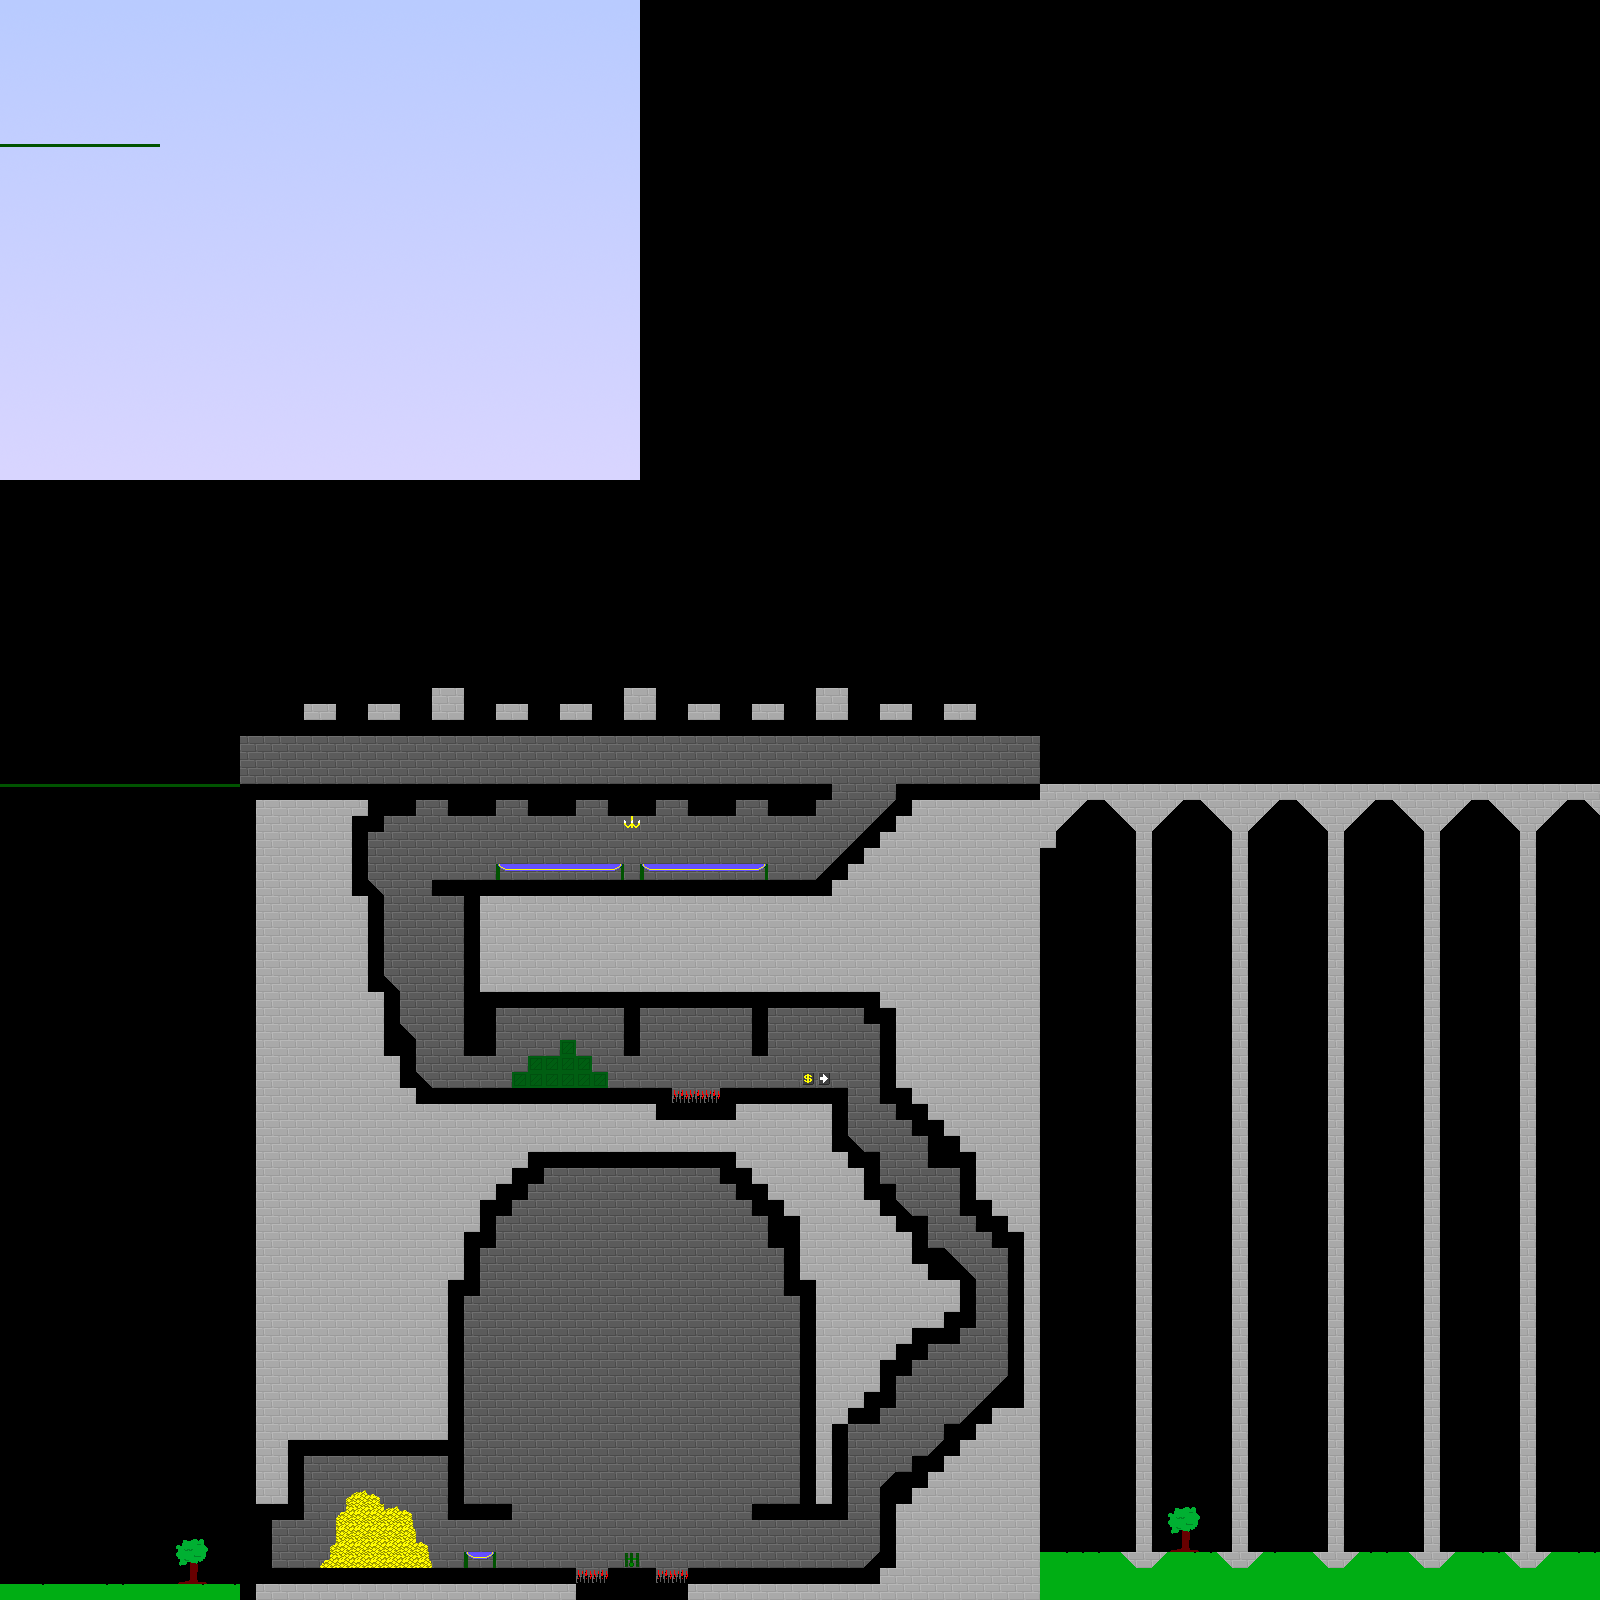

This is a level from a 2D game, rendered from its Tiled map with the project's own tilesets. A one-line summary and the map file follow, with tile-layer data summarised:
An orthogonal 100x100 tile map with 16x16 px tiles, 5 tile layers (castle bg, level, top level, collision, ...), 2 tilesets, 1 image layer and 18 objects (8x fatAsshole, 2x spike, 2x spider, confiscateDude, healthpotion, ...).

<map version="1.0" orientation="orthogonal" width="100" height="100" tilewidth="16" tileheight="16">
 <tileset firstgid="1" name="tileset-castle" tilewidth="16" tileheight="16">
  <image source="../img/tileset-castle.png" width="160" height="160" />
 </tileset>
 <tileset firstgid="101" name="collision" tilewidth="16" tileheight="16">
  <image source="../img/collision.png" width="64" height="16" />
  <tile id="0">
   <properties>
    <property name="type" value="solid" />
   </properties>
  </tile>
  <tile id="1">
   <properties>
    <property name="type" value="rslope" />
   </properties>
  </tile>
  <tile id="2">
   <properties>
    <property name="type" value="lslope" />
   </properties>
  </tile>
  <tile id="3">
   <properties>
    <property name="type" value="platform" />
   </properties>
  </tile>
 </tileset>
 <imagelayer name="sky" width="100" height="100">
  <image source="../img/sky.png" />
  <properties>
   <property name="ratio" value="{&quot;x&quot;:1.0, &quot;y&quot;:0.0}" />
  </properties>
 </imagelayer>
 <layer name="castle bg" width="100" height="100">
  <data>[10000 cells, 2744 non-empty, 1 distinct tile ids]</data>
 </layer>
 <layer name="level" width="100" height="100">
  <data>[10000 cells, 1995 non-empty, 16 distinct tile ids]</data>
 </layer>
 <objectgroup name="assholes" width="100" height="100">
  <object name="fatAsshole" x="752" y="848" width="16" height="32">
   <properties>
    <property name="image" value="fatasshole" />
    <property name="snobtext" value="snob_a" />
   </properties>
  </object>
  <object name="fatAsshole" x="720" y="848" width="16" height="32">
   <properties>
    <property name="image" value="fatasshole" />
    <property name="snobtext" value="snob_b" />
   </properties>
  </object>
  <object name="fatAsshole" x="688" y="848" width="16" height="32">
   <properties>
    <property name="image" value="fatasshole" />
    <property name="snobtext" value="snob_c" />
   </properties>
  </object>
  <object name="fatAsshole" x="656" y="848" width="16" height="32">
   <properties>
    <property name="image" value="fatasshole" />
    <property name="snobtext" value="snob_d" />
   </properties>
  </object>
  <object name="fatAsshole" x="592" y="848" width="16" height="32">
   <properties>
    <property name="image" value="fatasshole" />
    <property name="snobtext" value="snob_e" />
   </properties>
  </object>
  <object name="fatAsshole" x="560" y="848" width="16" height="32">
   <properties>
    <property name="image" value="fatasshole" />
    <property name="snobtext" value="snob_f" />
   </properties>
  </object>
  <object name="fatAsshole" x="528" y="848" width="16" height="32">
   <properties>
    <property name="image" value="fatasshole" />
    <property name="snobtext" value="snob_g" />
   </properties>
  </object>
  <object name="fatAsshole" x="496" y="848" width="16" height="32">
   <properties>
    <property name="image" value="fatasshole" />
    <property name="snobtext" value="snob_h" />
   </properties>
  </object>
  <object name="confiscateDude" x="256" y="752" width="16" height="32">
   <properties>
    <property name="image" value="fatAsshole" />
   </properties>
  </object>
  <object name="healthpotion" x="464" y="1536" width="16" height="16">
   <properties>
    <property name="image" value="healthpotion" />
   </properties>
  </object>
  <object name="boss" x="560" y="1328" width="144" height="144">
   <properties>
    <property name="image" value="boss" />
   </properties>
  </object>
  <object name="spike" x="580" y="1574" width="25" height="9" />
  <object name="spike" x="660" y="1575" width="25" height="9" />
  <object name="batWaker" x="704" y="1504" width="32" height="64">
   <properties>
    <property name="batid" value="boss" />
   </properties>
  </object>
 </objectgroup>
 <layer name="top level" width="100" height="100">
  <data>[10000 cells, 264 non-empty, 24 distinct tile ids]</data>
 </layer>
 <layer name="collision" width="100" height="100">
  <data>[10000 cells, 600 non-empty, 4 distinct tile ids]</data>
 </layer>
 <objectgroup name="entities" width="100" height="100">
  <object name="mainPlayer" x="800" y="1536" width="16" height="32">
   <properties>
    <property name="image" value="player" />
    <property name="spritewidth" value="16" />
   </properties>
  </object>
  <object name="slug" x="544" y="1072" width="32" height="16">
   <properties>
    <property name="image" value="slug" />
    <property name="range" value="48" />
   </properties>
  </object>
  <object name="spider" x="400" y="704" width="32" height="16">
   <properties>
    <property name="awake" value="true" />
    <property name="image" value="spider" />
   </properties>
  </object>
  <object name="spider" x="848" y="704" width="32" height="16">
   <properties>
    <property name="awake" value="true" />
    <property name="image" value="spider" />
   </properties>
  </object>
 </objectgroup>
 <layer name="foreground" width="100" height="100">
  <data>[10000 cells, 32 non-empty, 5 distinct tile ids]</data>
 </layer>
</map>